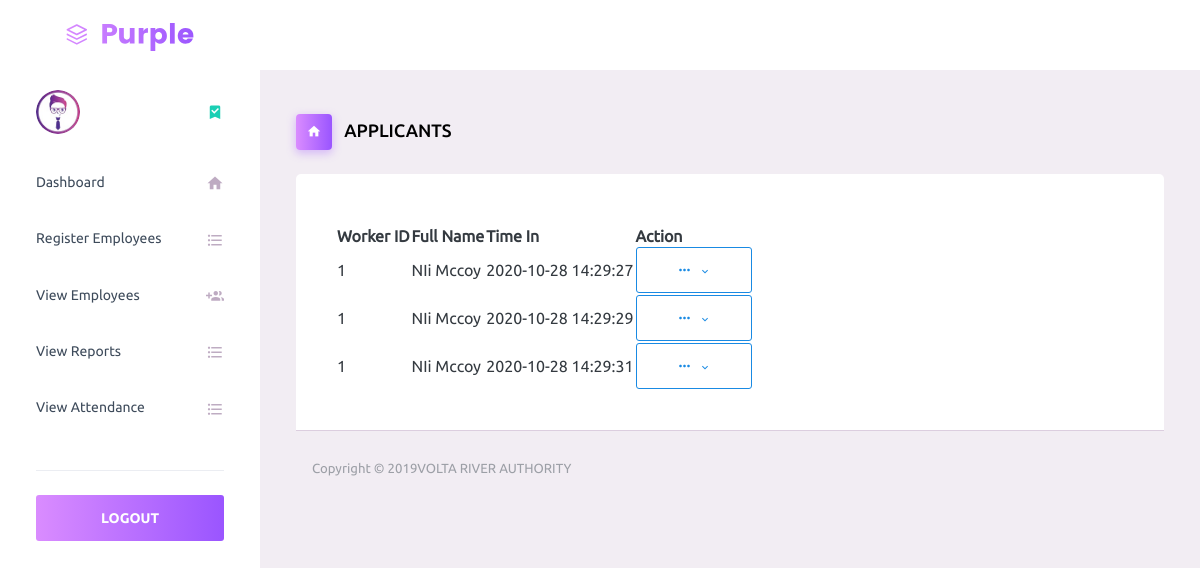
/intern/view_app.php, run on the app's committed database.
### tables this page shows
CREATE TABLE `clock_out` (
  `internID` varchar(50) NOT NULL,
  `fname` varchar(50) NOT NULL,
  `internDepartment` varchar(20) NOT NULL,
  `date_out` date NOT NULL,
  `time_out` datetime NOT NULL
);

### intern/view_app.php (the view, shortened to what this page needs)
<?php
require_once "dbconfig/config.php";
?>
<!DOCTYPE html>
<html lang="en">
<head>
  <link rel="stylesheet" href="vendors/iconfonts/mdi/css/materialdesignicons.min.css">
  <link rel="stylesheet" href="vendors/css/vendor.bundle.base.css">
  <link rel="stylesheet" type="text/css" href="src/plugins/datatables/media/css/jquery.dataTables.css">
	<link rel="stylesheet" type="text/css" href="src/plugins/datatables/media/css/dataTables.bootstrap4.css">
	<link rel="stylesheet" type="text/css" href="src/plugins/datatables/media/css/responsive.dataTables.css">
  <link rel="stylesheet" href="css/style.css">
</head>
<body>
  <div class="container-scroller">
    <nav class="navbar default-layout-navbar col-lg-12 col-12 p-0 fixed-top d-flex flex-row">
      <div class="text-center navbar-brand-wrapper d-flex align-items-center justify-content-center">
        <a class="navbar-brand brand-logo" href="index.html"><img src="images/logo.svg" alt="logo"/></a>
      </div>
      <div class="navbar-menu-wrapper d-flex align-items-stretch">
      </div>
    </nav>
    <div class="container-fluid page-body-wrapper">
      <nav class="sidebar sidebar-offcanvas" id="sidebar">
        <ul class="nav">
          <li class="nav-item nav-profile">
            <a href="#" class="nav-link">
              <div class="nav-profile-image">
                <img src="images/faces/face1.jpg" alt="profile">
              </div>
              <i class="mdi mdi-bookmark-check text-success nav-profile-badge"></i>
            </a>
          </li>
          <li class="nav-item">
            <a class="nav-link" href="home1.php">
              <span class="menu-title">Dashboard</span>
              <i class="mdi mdi-home menu-icon"></i>
            </a>
          </li>
          <li class="nav-item">
            <a class="nav-link" href="register.php">
              <span class="menu-title">Register Employees</span>
              <i class="mdi mdi-format-list-bulleted menu-icon"></i>
            </a>
          </li>
          <li class="nav-item">
            <a class="nav-link"  href="view_app.php" >
              <span class="menu-title">View Employees</span>
              <i class="mdi mdi-account-multiple-plus menu-icon"></i>
            </a>
          </li>
          <li class="nav-item">
            <a class="nav-link" href="view_report.php">
              <span class="menu-title">View Reports</span>
              <i class="mdi mdi-format-list-bulleted menu-icon"></i>
            </a>
          </li>
          <li class="nav-item">
            <a class="nav-link" href="view_app.php">
              <span class="menu-title">View Attendance</span>
              <i class="mdi mdi-format-list-bulleted menu-icon"></i>
            </a>
          </li>
          <li class="nav-item sidebar-actions">
            <span class="nav-link">
              <div class="border-bottom">
              </div>
              <button name="logout" type="submit" class="btn btn-block btn-lg btn-gradient-primary mt-4">LOGOUT</button>
            </span>
          </li>
        </ul>
      </nav>
      <div class="main-panel">
        <div class="content-wrapper">
          <div class="page-header">
            <h3 class="page-title">
              <span class="page-title-icon bg-gradient-primary text-white mr-2">
                <i class="mdi mdi-home"></i>
              </span>
              APPLICANTS
            </h3>
          </div>
          <div class="row">
            <div class="col-md-12 grid-margin stretch-card">
              <div class="card">
                <div class="card-body">
                  <div class="pd-20 bg-white border-radius-4 box-shadow mb-30">
                  <div class="pd-20 bg-white border-radius-4 box-shadow mb-30">
						<table class="data-table stripe hover nowrap">
							<thead>
								<tr>
									<th class="table-plus datatable-nosort">Worker ID</th>
									<th class="table-plus datatable-nosort">Full Name</th>
									<th class="table-plus datatable-nosort">Time In</th>
									<th class="datatable-nosort">Action</th>
								</tr>
							</thead>
							<tbody>
              <?php
$query = "select * from clock_out";
$result = mysqli_query($con, $query);
while($row = mysqli_fetch_assoc($result)):
?>
								<tr>
									<td><?php echo $row['internID']?></td>
									<td><?php echo $row['fname']?></td>
									<td><?php echo $row['time_out']?></td>
									<td>
										<div class="dropdown">
											<a class="btn btn-outline-info dropdown-toggle" href="#" role="button" data-toggle="dropdown">
												<i class="mdi mdi-dots-horizontal"></i>
											</a>
										</div>
									</td>
								</tr>
							  <?php
                endwhile;
                ?>
					</div>
				</div>
          </div>
        </div>
        <footer class="footer">
          <div class="d-sm-flex justify-content-center justify-content-sm-between">
            <span class="text-muted text-center text-sm-left d-block d-sm-inline-block">Copyright © 2019</a>VOLTA RIVER AUTHORITY </span>
          </div>
        </footer>
      </div>
    </div>
  </div>
  </div>
</body>
</html>

### data on the page
clock_out: internID "1", fname "NIi Mccoy", time_out "2020-10-28 14:29:27"
clock_out: internID "1", fname "NIi Mccoy", time_out "2020-10-28 14:29:29"
clock_out: internID "1", fname "NIi Mccoy", time_out "2020-10-28 14:29:31"
